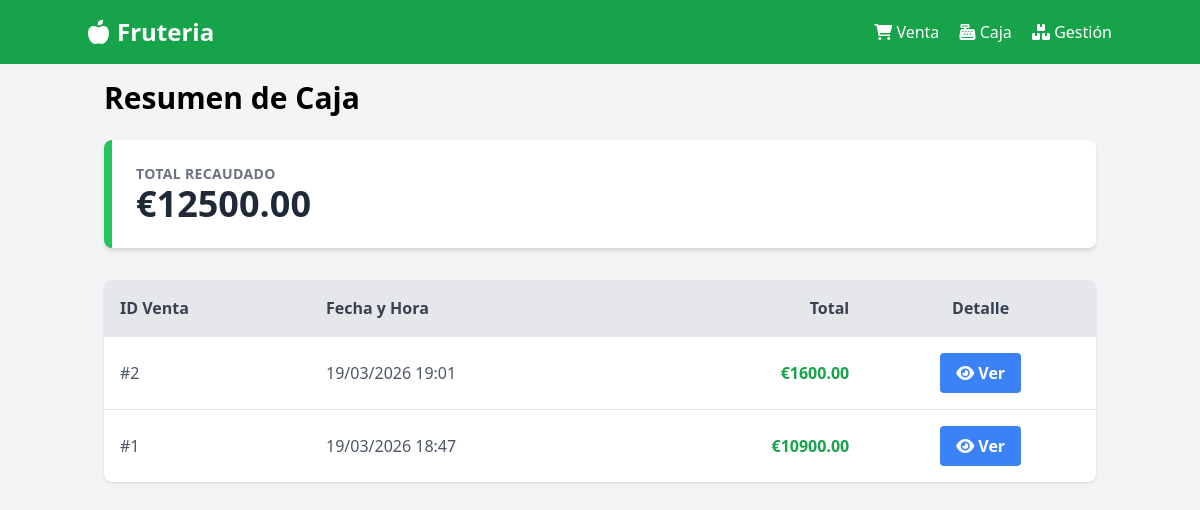
Page /caja on the earlier database version.
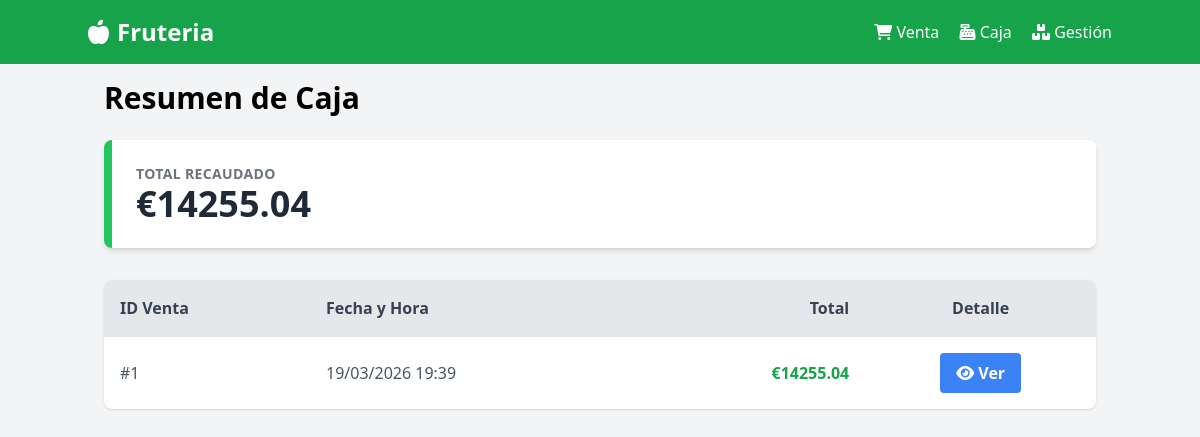
Same page on the later database version.
### app/models/models.py (models this page shows)
class Venta(db.Model):
    __tablename__ = 'ventas'
    id = db.Column(db.Integer, primary_key=True)
    fecha = db.Column(db.DateTime, default=db.func.current_timestamp())
    total = db.Column(db.Float, nullable=False)
    detalles = db.relationship('DetalleVenta', backref='venta', lazy=True)

### app/routes/main.py (the view)
@main_bp.route('/caja')
def ver_caja():
    total_obtenido = db.session.query(func.sum(Venta.total)).scalar() or 0
    ventas = Venta.query.order_by(Venta.fecha.desc()).all()
    return render_template('caja.html', total=total_obtenido, ventas=ventas)

### app/templates/caja.html (shortened to what this page needs)
{% extends "base.html" %}
{% block content %}
<div class="max-w-6xl mx-auto">
    <h1 class="text-3xl font-bold mb-6">Resumen de Caja</h1>
    <div class="bg-white p-6 rounded-lg shadow-md mb-8 border-l-8 border-green-500">
        <h2 class="text-gray-500 uppercase tracking-wide text-sm font-bold">Total Recaudado</h2>
        <p class="text-4xl font-black text-gray-800">€{{ "%.2f"|format(total) }}</p>
    </div>
    <div class="bg-white rounded-lg shadow overflow-hidden">
        <table class="w-full text-left border-collapse">
            <thead class="bg-gray-200">
                <tr>
                    <th class="p-4 font-bold text-gray-700">ID Venta</th>
                    <th class="p-4 font-bold text-gray-700">Fecha y Hora</th>
                    <th class="p-4 font-bold text-gray-700 text-right">Total</th>
                    <th class="p-4 font-bold text-gray-700 text-center">Detalle</th>
                </tr>
            </thead>
            <tbody>
                {% for venta in ventas %}
                <tr class="border-t hover:bg-gray-50">
                    <td class="p-4 text-gray-600">#{{ venta.id }}</td>
                    <td class="p-4 text-gray-600">{{ venta.fecha.strftime('%d/%m/%Y %H:%M') }}</td>
                    <td class="p-4 text-right font-bold text-green-600">€{{ "%.2f"|format(venta.total) }}</td>
                    <td class="p-4 text-center">
                        <button class="bg-blue-500 hover:bg-blue-700 text-white font-bold py-2 px-4 rounded ver-detalle" data-venta-id="{{ venta.id }}">
                            <i class="fas fa-eye"></i> Ver
                        </button>
                    </td>
                </tr>
                {% else %}
                <tr>
                    <td colspan="4" class="p-8 text-center text-gray-500">No hay ventas registradas aún.</td>
                </tr>
                {% endfor %}
            </tbody>
        </table>
    </div>
</div>
{% endblock %}

### app/templates/base.html (shortened to what this page needs)
<!DOCTYPE html>
<html lang="es">
<head>
    <script src="https://cdn.tailwindcss.com"></script>
    <link rel="stylesheet" href="https://cdnjs.cloudflare.com/ajax/libs/font-awesome/6.0.0-beta3/css/all.min.css">
</head>
<body class="bg-gray-100">
    <nav class="bg-green-600 p-4 text-white">
    <div class="container mx-auto flex justify-between items-center">
        <a href="{{ url_for('main.index') }}" class="text-2xl font-bold">
            <i class="fas fa-apple-alt mr-2"></i>Fruteria
        </a>
        <div>
            <a href="{{ url_for('main.index') }}" class="mr-4 hover:underline">
                <i class="fas fa-shopping-cart"></i> Venta
            </a>
            <a href="{{ url_for('main.ver_caja') }}" class="mr-4 hover:underline">
                <i class="fas fa-cash-register"></i> Caja
            </a>
            <a href="{{ url_for('products.listar') }}" class="hover:underline">
                <i class="fas fa-boxes"></i> Gestión
            </a>
        </div>
    </div>
</nav>
    <main class="container mx-auto p-4">
        {% block content %}{% endblock %}
    </main>
</body>
</html>

Differences in the rows shown:
removed Venta: id "2", fecha "19/03/2026 19:01", total "1600.00"
changed Venta id 1: fecha "19/03/2026 18:47" → "19/03/2026 19:39"; total "10900.00" → "14255.04"
Other differences:
{{ "%.2f"|format(total) }}: "12500.00" → "14255.04"
